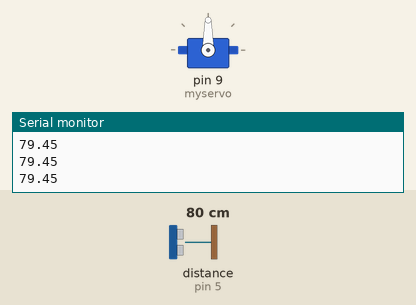
Bench run of a sketch on a simulated Arduino Uno, built with avr-gcc and run on an emulated ATmega328P. Shown: servo, the last lines printed to the serial monitor. Wiring (inferred from the names in the program): ultrasonic range finder: trigger pin 4; echo pin 5. Inputs (shaded band) come from the test bench; at power-on: distance to the obstacle (sensor on pin 5) 80 cm. The echo pulse lasts 58.3 µs per cm.

Above: at 1.2 s.
1.3 s: distance to the obstacle (sensor on pin 5) set to 2 cm
At 2.2 s:
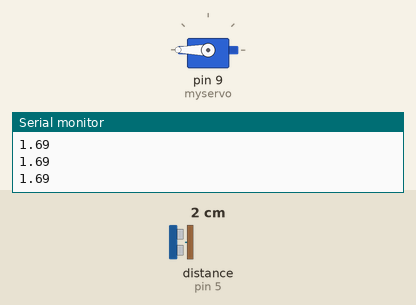
2.8 s: distance to the obstacle (sensor on pin 5) set to 18 cm
At 3.3 s:
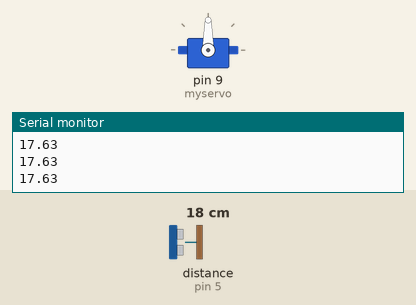
4.3 s: distance to the obstacle (sensor on pin 5) set to 4 cm
At 5.6 s:
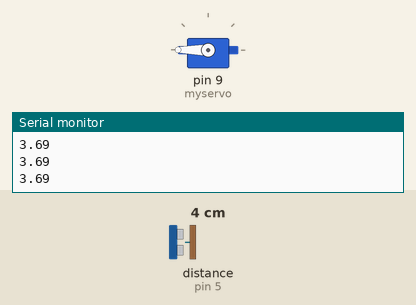
Timing chart, 0 to 7.3 s (numbered marks = the images above; inputs shaded):
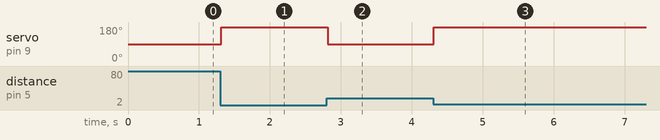

The sketch:

dustbin.ino
```cpp
#include <Servo.h>
Servo myservo;

int echopin=5;
int trigpin=4;
long duration;
float distance;

void setup() {

pinMode(trigpin,OUTPUT);
pinMode(echopin,INPUT);
 myservo.attach(9);
Serial.begin(9600);
}

void loop() {

  digitalWrite(trigpin,LOW);
   delayMicroseconds(2);
   digitalWrite(trigpin,HIGH);
   delayMicroseconds(10);
   digitalWrite(trigpin,LOW);

  duration=pulseIn(echopin,HIGH);
  distance=duration*0.0342/2;
Serial.println(distance);

if(distance<10){
 myservo.write(180);
}
else{
  myservo.write(90);
}
}
```

Measured:
- after the input at 1.3 s, servo on pin 9 (myservo): 90° → 180° at once
- after the input at 2.8 s, servo on pin 9 (myservo): 180° → 90° at once
- after the input at 4.3 s, servo on pin 9 (myservo): 90° → 180° at once
